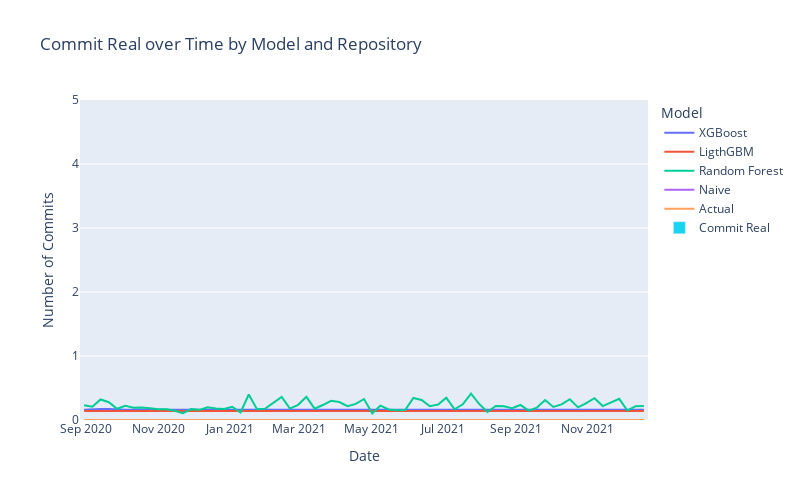

The code cell stored with this chart in its notebook:
### Markdown cell above
## Model Evaluation - Repository Level
In this Section a Dashborad is presented that allows us to compare each model at a Repository level. By filtering the desired repository we can explore how the forecast performs in each repository. This dashboard, however, contains almost 98% of repositories with non reported commits over a period of one year. It will be difficult to find a repository that actually reports commits and the models identifying the trend of the commits. Still the results are correct and each model reports correctly at least 66% of the commit trend.

### Code cell
import pandas as pd
import plotly.express as px
from ipywidgets import interact, widgets

# Function for plotting
def plot_commits_over_time(df_models, selected_repositories, plot_size_factor=2):
    filtered_df = df_models[df_models['Repository'].isin(selected_repositories)]

    # Dynamic plot using Plotly
    fig = px.line(filtered_df, x='Date', y='Commit Forecast', color='Model', 
                  title='Commit Real over Time by Model and Repository',
                  labels={'Commit Forecast': 'Number of Commits'},
                  line_group='Model')  # Use 'Model' as hue

    fig.update_layout(xaxis_title='Date')

    # Increase plot size by 200%
    fig.update_layout(
        width=400 * plot_size_factor,
        height=250 * plot_size_factor
    )

    fig.update_traces(line_shape='linear')

    # Keep y-axis fixed at 5
    fig.update_yaxes(range=[0, 5])

    # Add bar plot for 'Commit Real'
    fig.add_bar(x=filtered_df['Date'], y=filtered_df['Commit Real'], name='Commit Real')

    fig.show()

# Load your data into a DataFrame
# df_models = pd.read_csv('your_data.csv')

repository_selector = widgets.SelectMultiple(
    options=df_models['Repository'].unique(),
    value=[df_models['Repository'].unique()[0]],
    description='Repositories'
)

# Set up interaction
interactive_plot = interactive(
    plot_commits_over_time,
    df_models=fixed(df_models),
    selected_repositories=repository_selector,
    plot_size_factor=(1, 3, 0.2)
)
